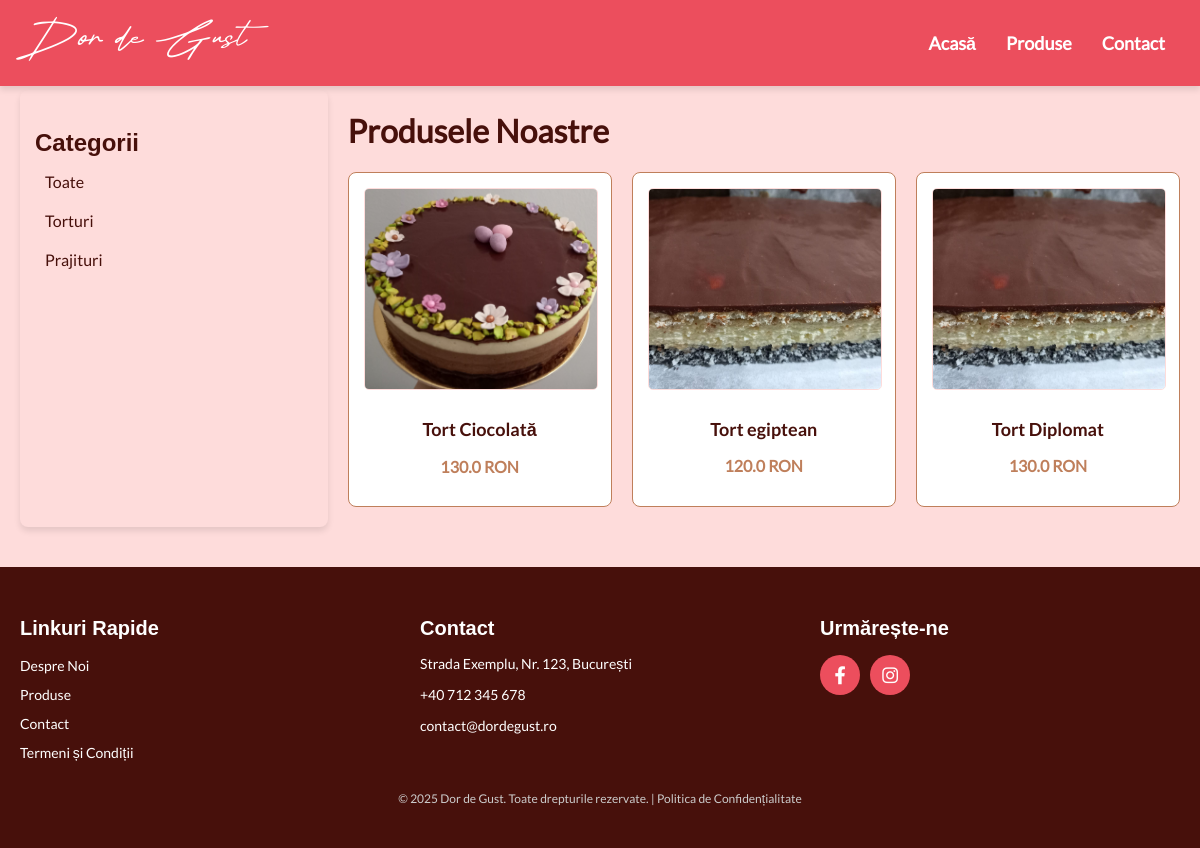
The app's page /products?category=Torturi with its own data.
### tables this page shows
CREATE TABLE "produse" (
	"id"	INTEGER,
	"nume"	TEXT NOT NULL,
	"descriere"	TEXT NOT NULL,
	"pret"	REAL NOT NULL,
	"imagine"	TEXT NOT NULL,
	"categorie"	TEXT,
	"ingrediente"	TEXT,
	PRIMARY KEY("id" AUTOINCREMENT)
);

### app.py (the view)
@app.route('/products')
def products():
    category = request.args.get('category')
    search = request.args.get('search')
    query = 'SELECT * FROM produse WHERE 1=1'
    params = []
    if category:
        query += ' AND categorie = ?'
        params.append(category)
    if search:
        query += ' AND nume LIKE ?'
        params.append(f'%{search}%')
    conn = get_db_connection()
    categories = conn.execute('SELECT DISTINCT categorie FROM produse').fetchall()
    produse = conn.execute(query, params).fetchall()
    conn.close()
    return render_template('products.html', produse=produse, categories=categories)

### app.py (called while the page is built)
def get_db_connection():
    conn = sqlite3.connect(DATABASE)
    conn.row_factory = sqlite3.Row
    return conn

### templates/products.html (shortened to what this page needs)
<!DOCTYPE html>
<html lang="ro">
<head>
    <link rel="stylesheet" href="/static/css/styles.css">
    <link href="https://cdnjs.cloudflare.com/ajax/libs/font-awesome/6.0.0-beta3/css/all.min.css" rel="stylesheet">
</head>
<body>
    <header>
        <div class="logo"><a href="/">Dor de Gust</a></div>
        <nav>
            <ul>
                <li><a href="/">Acasă</a></li>
                <li><a href="/products">Produse</a></li>
                <li><a href="/contact">Contact</a></li>
            </ul>
        </nav>
    </header>
    <main class="products-page">
        <div class="sidebar">
            <h3>Categorii</h3>
            <ul class="category-list">
                <li><a href="/products">Toate</a></li>
                {% for category in categories %}
                <li><a href="/products?category={{ category['categorie'] }}">{{ category['categorie'] }}</a></li>
                {% endfor %}
            </ul>
        </div>
        <div class="products-container">
            <h1>Produsele Noastre</h1>
            <div class="product-grid">
                {% for produs in produse %}
                <div class="product-item">
                    <a href="/products/{{ produs['id'] }}">
                        <img src="{{ produs['imagine'] }}" alt="{{ produs['nume'] }}">
                        <h3>{{ produs['nume'] }}</h3>
                        <p>{{ produs['pret'] }} RON</p>
                    </a>
                </div>
                {% endfor %}
            </div>
        </div>
    </main>
    <footer>
        <div class="footer-container">
            <div class="footer-nav">
                <h3>Linkuri Rapide</h3>
                <ul>
                    <li><a href="#about">Despre Noi</a></li>
                    <li><a href="/products">Produse</a></li>
                    <li><a href="#contact">Contact</a></li>
                    <li><a href="/termeni-si-conditii">Termeni și Condiții</a></li>
                </ul>
            </div>
            <div class="footer-contact">
                <h3>Contact</h3>
                <p>Strada Exemplu, Nr. 123, București</p>
                <p><a href="tel:+40712345678">+40 712 345 678</a></p>
                <p><a href="mailto:contact@dordegust.ro">contact@dordegust.ro</a></p>
            </div>
            <div class="social-icons">
                <h3>Urmărește-ne</h3>
                <div class="icons-container">
                <a href="https://facebook.com" target="_blank" class="circle-icon"><i class="fab fa-facebook-f"></i></a>
                <a href="https://instagram.com" target="_blank" class="circle-icon"><i class="fab fa-instagram"></i></a>
</div>
            </div>
        </div>
        <p class="footer-copyright">
            &copy; 2025 Dor de Gust. Toate drepturile rezervate. |
            <a href="/politica-confidentialitate">Politica de Confidențialitate</a>
        </p>
    </footer>
</body>
</html>

### static/css/styles.css (style rules this page uses)
:root { --roz-glazurat: #FEDCDB; --miere: #F2AF5E; --inghetata-capsuni: #EC4E5D; --caramel: #BF7F5B; --ciocolata-neagra: #47100B; }
body { margin: 0; padding: 0; font-family: 'Lato', Arial, sans-serif; background-color: var(--roz-glazurat); color: var(--ciocolata-neagra); }
header { position: fixed; top: 0; left: 0; width: 100%; background-color: var(--inghetata-capsuni); color: var(--ciocolata-neagra); padding: 15px 20px; display: flex; justify-content: space-between; align-items: center; box-shadow: 0 4px 6px rgba(0, 0, 0, 0.1); z-index: 1000; box-sizing: border-box; }
.logo a { font-family: 'The Signature'; font-size: 55px; color: white; text-decoration: none; }
nav ul { list-style: none; margin: 0; padding: 0; display: flex; }
nav ul li { margin: 0 15px; }
nav ul li a { text-decoration: none; color: white; font-weight: bold; font-size: 18px; transition: color 0.3s; }
main { padding: 20px; margin-top: 70px; }
.product-grid { display: grid; grid-template-columns: repeat(auto-fit, minmax(250px, 1fr)); gap: 20px; margin: 20px auto; max-width: 1200px; }
.product-item { background-color: white; border: 1px solid var(--caramel); border-radius: 8px; padding: 15px; text-align: center; transition: transform 0.3s, box-shadow 0.3s; }
.product-item img { max-height: 200px; object-fit: cover; border-radius: 5px; }
.product-item h3 { font-family: 'Lato Bold', Arial, sans-serif; font-size: 18px; color: var(--ciocolata-neagra); margin: 10px 0; }
.product-item a { text-decoration: none; font-family: 'Lato', Arial, sans-serif; color: var(--inghetata-capsuni); font-weight: bold; }
.products-page { display: flex; gap: 20px; margin: 20px auto; max-width: 1200px; }
.sidebar { width: 25%; background-color: var(--roz-glazurat); padding: 15px; border-radius: 8px; box-shadow: 0 4px 6px rgba(0, 0, 0, 0.1); }
.sidebar h3 { font-family: 'Pattaya', Arial, sans-serif; font-size: 24px; color: var(--ciocolata-neagra); margin-bottom: 10px; }
.category-list { list-style: none; padding: 0; margin: 0; }
.category-list li { margin-bottom: 10px; }
.category-list li a { text-decoration: none; color: var(--ciocolata-neagra); font-family: 'Lato', Arial, sans-serif; font-size: 16px; padding: 5px 10px; border-radius: 5px; display: block; transition: background-color 0.3s, color 0.3s; }
.products-container { width: 75%; }
.product-grid { display: grid; grid-template-columns: repeat(auto-fit, minmax(250px, 1fr)); gap: 20px; }
.product-item img { width: 100%; max-height: 200px; object-fit: cover; border-radius: 5px; }
.product-item p { font-family: 'Lato', Arial, sans-serif; font-size: 16px; color: var(--caramel); margin-bottom: 10px; }
footer { background-color: var(--ciocolata-neagra); color: white; padding: 30px 20px; font-family: 'Lato', Arial, sans-serif; }
.footer-container { display: flex; flex-wrap: wrap; gap: 40px; justify-content: space-between; max-width: 1200px; margin: 0 auto; }
.footer-nav, .footer-contact, .social-icons { flex: 1 1 30%; }
.footer-nav h3, .footer-contact h3, .social-icons h3 { font-family: 'Pattaya', Arial, sans-serif; font-size: 20px; margin-bottom: 15px; }
.footer-nav ul { list-style: none; padding: 0; margin: 0; }
.footer-nav ul li { margin-bottom: 10px; }
.footer-nav ul li a { color: white; text-decoration: none; font-size: 14px; }
.footer-contact p, .footer-contact a { font-size: 14px; color: white; text-decoration: none; }
.circle-icon { display: inline-flex; align-items: center; justify-content: center; width: 40px; height: 40px; border-radius: 50%; background-color: var(--inghetata-capsuni); color: white; font-size: 18px; text-decoration: none; transition: background-color 0.3s ease, transform 0.3s ease; gap: 25px; }
.icons-container { gap: 10px; display: flex; }
.circle-icon i { margin: 0; }
.footer-copyright { text-align: center; margin-top: 20px; font-size: 12px; color: #ccc; }
.footer-copyright a { color: #ccc; text-decoration: none; }

### records on screen
produse: imagine (picture), nume "Tort Ciocolată", pret "130.0"
produse: imagine (picture), nume "Tort egiptean", pret "120.0"
produse: imagine (picture), nume "Tort Diplomat", pret "130.0"

### other values on screen
{{ category['categorie'] }} "Torturi" "Prajituri"
